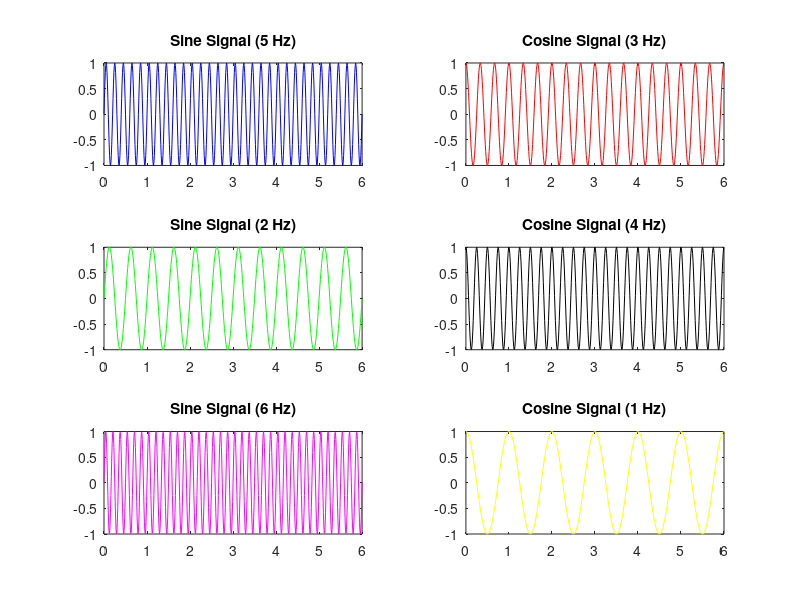
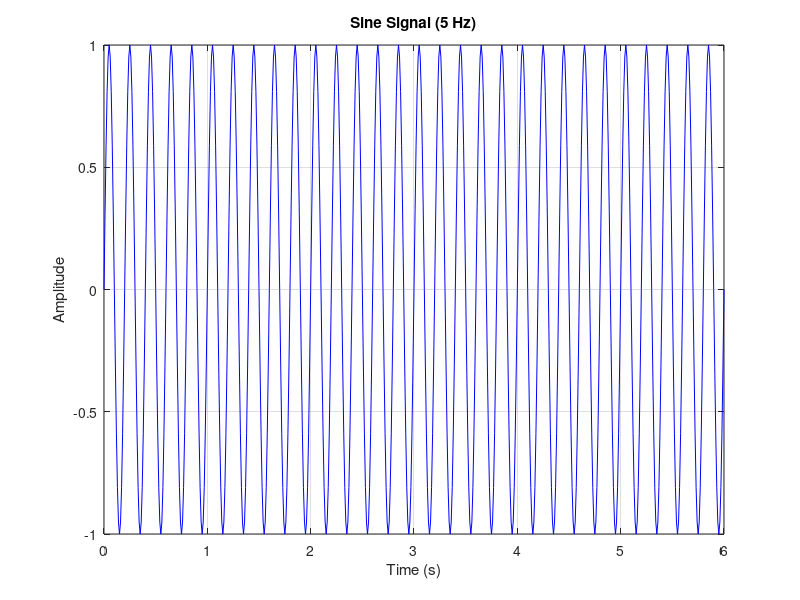
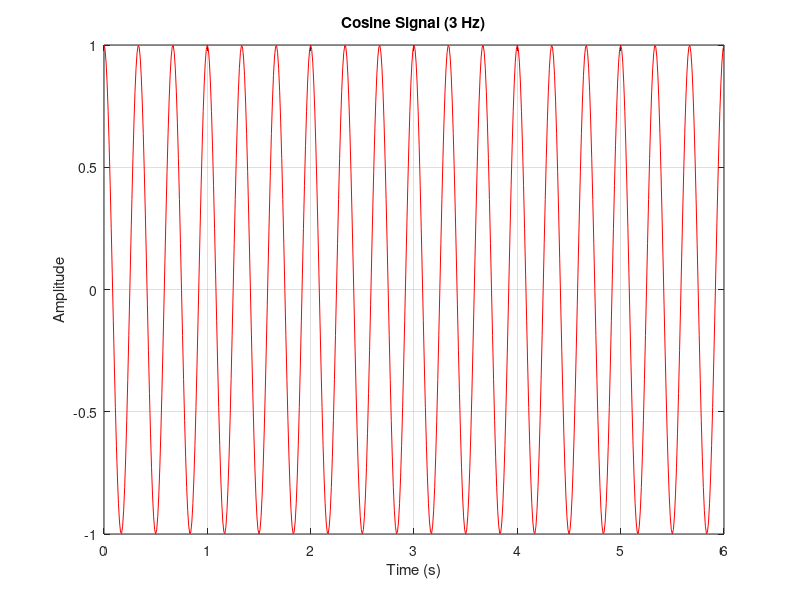
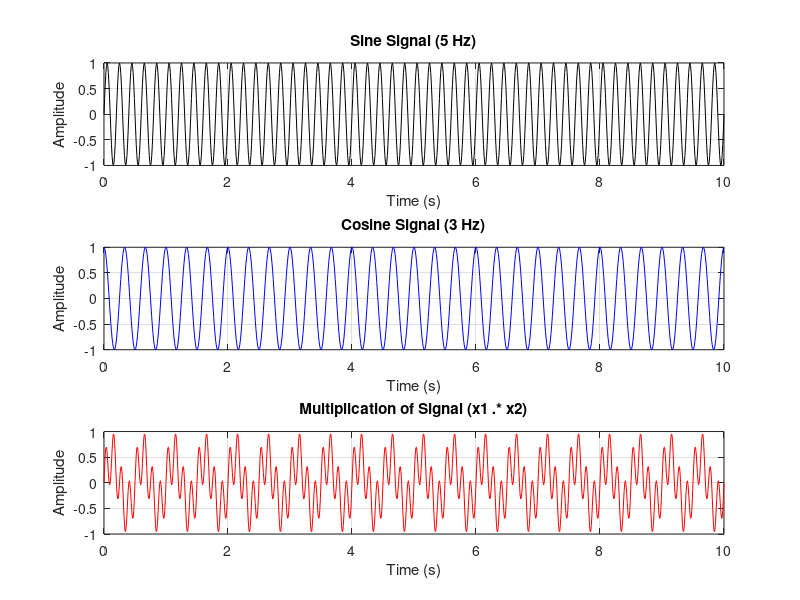

These figures' MATLAB source, in order:
% 1.Draw 6 analog signal using subplot %
clc; clear all; close all;

t = 0:0.01:6;

x1 = sin(2*pi*5*t);
x2 = cos(2*pi*3*t);
x3 = sin(2*pi*2*t);
x4 = cos(2*pi*4*t);
x5 = sin(2*pi*6*t);
x6 = cos(2*pi*1*t);

subplot(3,2,1);
plot(t, x1, 'b');
title('Sine Signal (5 Hz)');

subplot(3,2,2);
plot(t, x2, 'r');
title('Cosine Signal (3 Hz)');

subplot(3,2,3);
plot(t, x3, 'g');
title('Sine Signal (2 Hz)');

subplot(3,2,4);
plot(t, x4, 'k');
title('Cosine Signal (4 Hz)');

subplot(3,2,5);
plot(t, x5, 'm');
title('Sine Signal (6 Hz)');

subplot(3,2,6);
plot(t, x6, 'y');
title('Cosine Signal (1 Hz)');

%  2.	Plot Signals in Different Figure 
 clc; clear all; close all;

t = 0:0.01:6;
x1 = sin(2*pi*5*t);
x2 = cos(2*pi*3*t);
x3 = sin(2*pi*2*t);

figure;
plot(t, x1, 'b');
title('Sine Signal (5 Hz)');
xlabel('Time (s)');
ylabel('Amplitude');
grid on;

figure;
plot(t, x2, 'r');
title('Cosine Signal (3 Hz)');
xlabel('Time (s)');
ylabel('Amplitude');
grid on;

figure;
plot(t, x3, 'g');
title('Sine Signal (2 Hz)');
xlabel('Time (s)');
ylabel('Amplitude');
grid on;


%  3.	Addition: Create a 3x1 subplot containing the sine wave (x1), cosine wave (x2), and their sum (x1+x2). 
clc; clear all; close all;

t = 0:0.01:10;
x1 = sin(2*pi*5*t);
x2 = cos(2*pi*3*t);
x3 = x1 + x2;

subplot(3,1,1);
plot(t, x1, 'k');
title('Sine Signal (5 Hz)');
xlabel('Time (s)');
ylabel('Amplitude');
grid on;

subplot(3,1,2);
plot(t, x2, 'b');
title('Cosine Signal (3 Hz)');
xlabel('Time (s)');
ylabel('Amplitude');
grid on;

subplot(3,1,3);
plot(t, x3, 'r');
title('Addition of Signal (x1 + x2)');
xlabel('Time (s)');
ylabel('Amplitude');
grid on;


%  4.	Subtraction: Create a 3x1 subplot containing the sine wave (x1), cosine wave (x2), and their difference (x1-x2). 
clc; clear all; close all;

t = 0:0.01:10;
x1 = sin(2*pi*5*t);
x2 = cos(2*pi*3*t);
x3 = x1 - x2;

subplot(3,1,1);
plot(t, x1, 'k');
title('Sine Signal (5 Hz)');
xlabel('Time (s)');
ylabel('Amplitude');
grid on;

subplot(3,1,2);
plot(t, x2, 'b');
title('Cosine Signal (3 Hz)');
xlabel('Time (s)');
ylabel('Amplitude');
grid on;

subplot(3,1,3);
plot(t, x3, 'r');
title('Subtraction of Signal (x1 - x2)');
xlabel('Time (s)');
ylabel('Amplitude');
grid on;


%  5.	Multiplication: Create a 3x1 subplot containing the sine wave (x1), cosine wave (x2), and their product (x1.*x2). 
clc; clear all; close all;

t = 0:0.01:10;
x1 = sin(2*pi*5*t);
x2 = cos(2*pi*3*t);
x3 = x1 .* x2;

subplot(3,1,1);
plot(t, x1, 'k');
title('Sine Signal (5 Hz)');
xlabel('Time (s)');
ylabel('Amplitude');
grid on;

subplot(3,1,2);
plot(t, x2, 'b');
title('Cosine Signal (3 Hz)');
xlabel('Time (s)');
ylabel('Amplitude');
grid on;

subplot(3,1,3);
plot(t, x3, 'r');
title('Multiplication of Signal (x1 .* x2)');
xlabel('Time (s)');
ylabel('Amplitude');
grid on;
 
